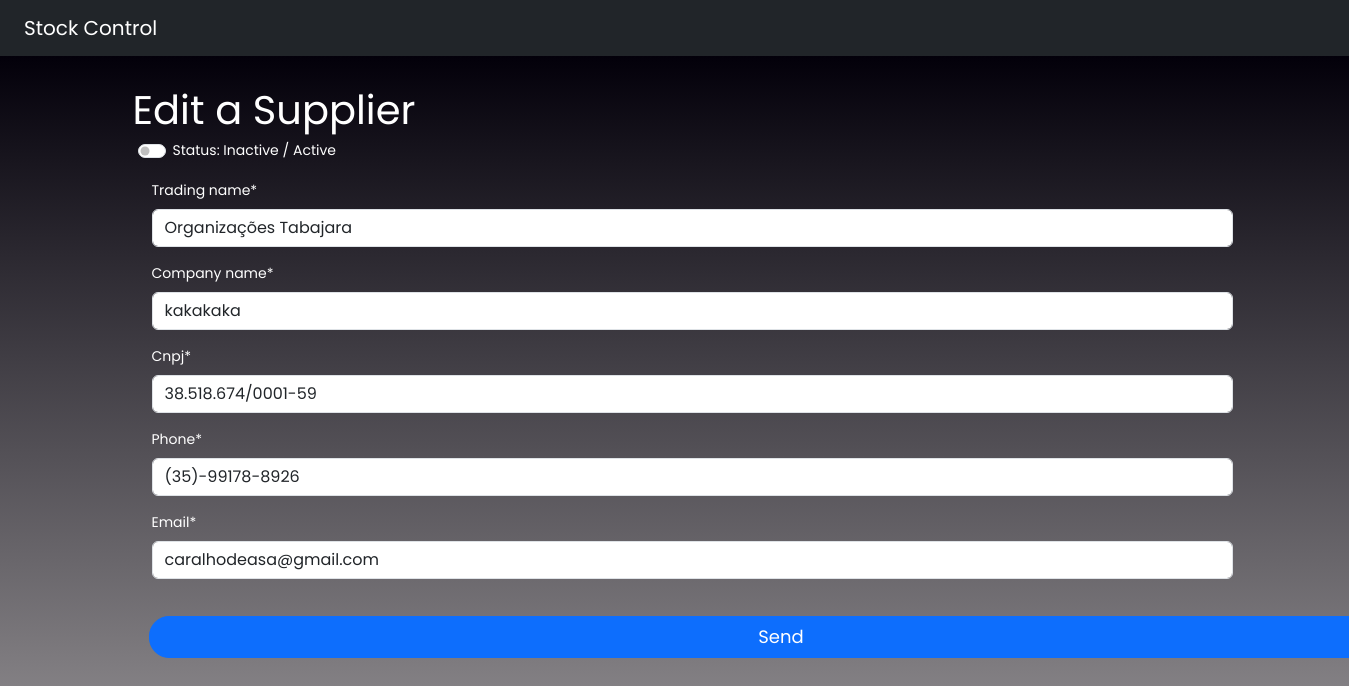
Page /edit_supplier/5 on the committed database.
### stock_app/models.py (models this page shows)
class Suppliers(models.Model):
    status = models.BooleanField(default=False, verbose_name=f"Status: Inactive / Active")
    trading_name = models.CharField(max_length=250, null=False)
    company_name = models.CharField(max_length=250, null=False)
    cnpj = models.CharField(max_length=18, unique=True, null=False)
    phone = models.CharField(max_length=15, null=False)
    email = models.EmailField(default="")

### stock_app/views.py (the view)
# urls.py: path("edit_supplier/<int:id>", edit_supplier),
def edit_supplier(request, id=None):
    supplier = get_object_or_404(Suppliers, id=id)
    form = SuppliersForm(request.POST or None, instance=supplier)
    if form.is_valid():
        obj = form.save()
        obj.save()
        messages.success(request, f"Supplier: {obj.company_name} edited successfully!")
        print()
        return redirect("suppliers")
    return render(request, "suppliers/edit_supplier.html", {"form": form})

### stock_app/forms.py
class SuppliersForm(forms.ModelForm):
    class Meta:
        model = Suppliers
        fields = ["status", "trading_name", "company_name", "cnpj", "phone", "email"]
        widgets = {
            "trading_name":forms.TextInput(attrs={"placeholder":"Inform trading name"}),
            "company_name":forms.TextInput(attrs={"placeholder":"Inform company name"}),
            "cnpj":forms.TextInput(attrs={"placeholder":"Inform company cnpj"}),
            "phone":forms.TextInput(attrs={"placeholder":"Inform comapny phone"}),
            "email":forms.TextInput(attrs={"placeholder":"Inform company email address"})
        }

### templates/suppliers/edit_supplier.html (shortened to what this page needs)
{% extends "base.html" %}
{% load crispy_forms_tags %}
{% load crispy_forms_filters %}
{% block content %}
<div class="py-4 container">
    <p class="mx-3 text-white fs-1 fw-normal">Edit a Supplier</p>
    <form class="text-white" action="" method="post"> {% csrf_token %}
        <div class="form-check form-switch">
        {{ form|crispy }}
        </div>
        <br>
        <input class="btn btn--pill btn-primary" style="width: 1265px; margin-left: 32px;" type="submit" name="" value="Send">
    </form>
</div>
{% endblock content %}

### static/css/main.css (style rules this page uses)
html { -webkit-box-sizing: border-box; -moz-box-sizing: border-box; box-sizing: border-box; }
* { padding: 0; margin: 0; }
*, *:before, *:after { -webkit-box-sizing: inherit; -moz-box-sizing: inherit; box-sizing: inherit; }
body, h1, h2, h3, h4, h5, h6, blockquote, p, pre, dl, dd, ol, ul, figure, hr, fieldset, legend { margin: 0; padding: 0; }
body { font-family: "Poppins", "Arial", "Helvetica Neue", sans-serif; font-weight: 400; font-size: 14px; }
.btn { display: inline-block; line-height: 40px; padding: 0 33px; font-family: Poppins, Arial, "Helvetica Neue", sans-serif; cursor: pointer; color: #fff; -webkit-transition: all 0.4s ease; -o-transition: all 0.4s ease; -moz-transition: all 0.4s ease; transition: all 0.4s ease; font-size: 18px; }
.btn--pill { -webkit-border-radius: 20px; -moz-border-radius: 20px; border-radius: 20px; }
input { outline: none; margin: 0; border: none; -webkit-box-shadow: none; -moz-box-shadow: none; box-shadow: none; width: 100%; font-size: 14px; font-family: inherit; }

### rows in the picture
Suppliers: trading_name "Organizações Tabajara", company_name "kakakaka", cnpj "38.518.674/0001-59", phone "(35)-99178-8926", email "caralhodeasa@gmail.com"
